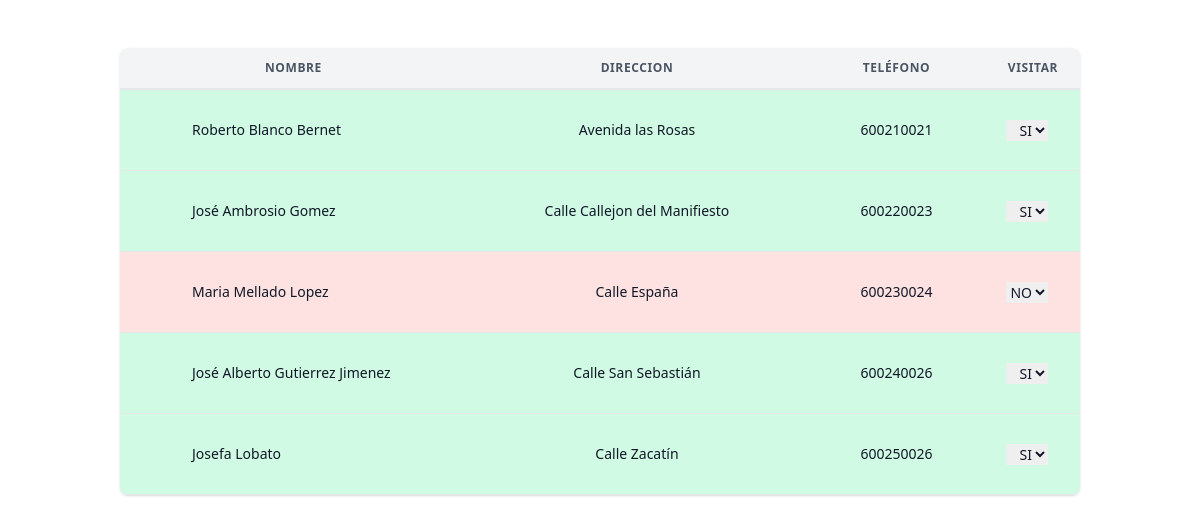
/aplicacion/userList.php, run on the app's committed database.
### tables this page shows
CREATE TABLE `usuarios` (
  `id` int(11) NOT NULL,
  `nombre` varchar(500) NOT NULL,
  `apellidos` varchar(500) NOT NULL,
  `telefono` int(11) NOT NULL,
  `visita` varchar(2) NOT NULL,
  `direccion` varchar(500) NOT NULL,
  `numero` int(11) NOT NULL
);

### aplicacion/config.php (the view, shortened to what this page needs)
<?php
function conexionDB($tipo) {
    @ $conectar = new mysqli('localhost', 'dwes', 'dwes', 'mapas');
    $error = $conectar->connect_errno;
    if ($tipo == "usuarios") {
        $resultado = $conectar->query('SELECT id, nombre, apellidos, telefono, visita, direccion, numero FROM usuarios');
        $stock = $resultado->fetch_object();
        echo "<div class='py-2 px-2 bg-gray-100 flex items-center space-x-4'>";
        echo "<input id='nBuscar' type='text' class='px-4 py-2 border focus:ring-gray-500 focus:border-gray-900 w-full sm:text-sm border-gray-300 rounded-md focus:outline-none text-gray-600' placeholder='ID A BUSCAR'>";
        echo "<button id='buscador' class='bg-purple-400 flex justify-center items-center w-md text-white px-4 py-2 rounded-md focus:outline-none'>Buscar</button>";
        echo "<button id='addUser' class='bg-green-400 flex justify-center items-center w-md text-white px-4 py-2 rounded-md focus:outline-none'>Añadir</button>";
        echo "<button id='delUser' class='bg-red-400 flex justify-center items-center w-md text-white px-4 py-2 rounded-md focus:outline-none'>Eliminar</button>";
        echo "</div>";
        while ($stock != null) {
            echo "<form action='config.php' method='post'>";
            echo "<div class='min-h-screen bg-gray-100 py-6 flex flex-col justify-center sm:py-12'>";
            echo "<div class='relative py-3 sm:max-w-xl sm:mx-auto'>";
            echo "<div class='relative px-4 py-10 bg-white mx-8 md:mx-0 shadow rounded-3xl sm:p-10'>";
            echo "<div class='max-w-md mx-auto'>";
            echo " <div class='flex items-center space-x-5'>";
            echo "  <div class='h-14 w-14 bg-purple-200 rounded-full flex flex-shrink-0 justify-center items-center text-purple-500 text-2xl font-mono'>" . $stock->nombre[0] . $stock->apellidos[0] . "</div>";
            echo "  <div class='block pl-2 font-semibold text-xl self-start text-gray-700'>";
            echo "    <h2 class='leading-relaxed'>$stock->nombre $stock->apellidos</h2>";
            echo "     <input type='hidden' name='id' value='$stock->id'>";
            echo "<p id='$stock->id' class='text-sm text-gray-500 font-normal leading-relaxed'>ID: $stock->id</p>";
            echo "  </div>";
            echo "  </div>";
            echo "  <div class='divide-y divide-gray-200'>";
            echo "    <div class='py-8 text-base leading-6 space-y-4 text-gray-700 sm:text-lg sm:leading-7'>";
            echo "     <div class='flex flex-col'>";
            echo "      <label class='leading-loose'>Nombre:</label>";
            echo "      <input type='text' class='px-4 py-2 border focus:ring-gray-500 focus:border-gray-900 w-full sm:text-sm border-gray-300 rounded-md focus:outline-none text-gray-600' placeholder='Nombre' name='nombre' value='$stock->nombre'>";
            echo "    </div>";
            echo "    <div class='flex flex-col'>";
            echo "     <label class='leading-loose'>Apellidos:</label>";
            echo "     <input type='text' class='px-4 py-2 border focus:ring-gray-500 focus:border-gray-900 w-full sm:text-sm border-gray-300 rounded-md focus:outline-none text-gray-600' placeholder='Apellidos' name='apellidos' value='$stock->apellidos'>";
            echo "   </div>";
            echo "   <div class='flex flex-col'>";
            echo "     <label class='leading-loose'>Teléfono:</label>";
            echo "     <input type='text' class='px-4 py-2 border focus:ring-gray-500 focus:border-gray-900 w-full sm:text-sm border-gray-300 rounded-md focus:outline-none text-gray-600' placeholder='Teléfono' name='telefono' value='$stock->telefono'>";
            echo "   </div>";
            echo "<div class='flex items-center space-x-4'>";
            echo "   <div class='flex flex-col'>";
            echo "     <label class='leading-loose'>Dirección:</label>";
            echo "     <input type='text' class='px-4 py-2 border focus:ring-gray-500 focus:border-gray-900 w-full sm:text-sm border-gray-300 rounded-md focus:outline-none text-gray-600' placeholder='Calle' name='direccion' value='$stock->direccion'>";
            echo "   </div>";
            echo "   <div class='flex flex-col'>";
            echo "     <label class='leading-loose'>Número:</label>";
            echo "     <input type='text' class='px-4 py-2 border focus:ring-gray-500 focus:border-gray-900 w-full sm:text-sm border-gray-300 rounded-md focus:outline-none text-gray-600' placeholder='Número' name='numero' value='$stock->numero'>";
            echo "   </div>";
            echo "   <div class='flex flex-col'>";
            echo "     <label class='leading-loose'>Recogida:</label>";
            echo "     <input type='text' class='px-4 py-2 border focus:ring-gray-500 focus:border-gray-900 w-full sm:text-sm border-gray-300 rounded-md focus:outline-none text-gray-600' placeholder='Número' name='visita' value='$stock->visita'>";
            echo "   </div>";
            echo "</div>";
            echo " </div>";
            echo " <div class='pt-4 flex items-center space-x-4'>";
            echo "     <button type='submit' name='enviarUsuario' value='enviar' class='bg-blue-500 flex justify-center items-center w-full text-white px-4 py-3 rounded-md focus:outline-none'>Modificar</button>";
            echo " </div>";
            echo " </div>";
            echo "  </div>";
            echo "  </div>";
            echo " </div>";
            echo "</div>";
            echo "</form>";
            $stock = $resultado->fetch_object();
        }
        if ($error != null) {
            echo "<p>Error $error conectando a la base de datos: $conectar->connect_error</p>";
            exit();
        }
        $conectar->close();
    } else {
        $resultado = $conectar->query('SELECT id, nombre, apellidos, telefono, visita, direccion, numero FROM usuarios');
        $stock = $resultado->fetch_object();
        echo "<div class='container mx-auto px-4 sm:px-8'>";
        echo "<div class='py-8'>";
        echo "<div class='-mx-4 sm:-mx-8 px-4 sm:px-8 py-4 overflow-x-auto'>";
        echo "<div class='inline-block min-w-full shadow rounded-lg overflow-hidden'>";
        echo "<table class='min-w-full leading-normal'>";
        echo "<thead>";
        echo "<tr>";
        echo "<th
                                class='px-5 py-3 border-b-2 border-gray-200 bg-gray-100 text-center text-xs font-semibold text-gray-600 uppercase tracking-wider'>Nombre";
        echo "</th>";
        echo "<th
                                class='px-5 py-3 border-b-2 border-gray-200 bg-gray-100 text-center text-xs font-semibold text-gray-600 uppercase tracking-wider'>Direccion";
        echo "</th>";
        echo "<th
                                class='px-5 py-3 border-b-2 border-gray-200 bg-gray-100 text-center text-xs font-semibold text-gray-600 uppercase tracking-wider'>Teléfono";
        echo "</th>";
        echo "<th
                                class='px-5 py-3 border-b-2 border-gray-200 bg-gray-100 text-center text-xs font-semibold text-gray-600 uppercase tracking-wider'>Visitar";
        echo "</th>";
        echo "</tr>";
        echo "</thead>";
        while ($stock != null) {
            echo "<tbody>";
            echo "<tr>";
            if ($stock->visita == "SI") {
                echo '<td class="px-5 py-5 border-b border-gray-200 bg-green-100 text-sm w-2/5">';
            } else {
                echo '<td class="px-5 py-5 border-b border-gray-200 bg-red-100 text-sm w-2/5">';
            }
            echo "<div class='flex items-center'>";
            echo "<div class='flex-shrink-0 w-10 h-10 hidden sm:table-cell'>";
            echo "</div>";
            echo "<div class='ml-3'>";
            echo "<p class='text-gray-900 whitespace-no-wrap'>" . $stock->nombre . " " . $stock->apellidos . "</p>";
            echo "</div>";
            echo "</div>";
            echo "</td>";
            if ($stock->visita == "SI") {
                echo '<td class="px-5 py-5 border-b border-gray-200 bg-green-100 text-sm w-2/5">';
            } else {
                echo '<td class="px-5 py-5 border-b border-gray-200 bg-red-100 text-sm w-2/5">';
            }
            echo "<p class='text-gray-900 whitespace-no-wrap text-center'>" . $stock->direccion . "</p>";
            echo "</td>";
            if ($stock->visita == "SI") {
                echo '<td class="px-5 py-5 border-b border-gray-200 bg-green-100 text-sm w-2/5">';
            } else {
                echo '<td class="px-5 py-5 border-b border-gray-200 bg-red-100 text-sm w-2/5">';
            }
            echo "<p class='text-gray-900 whitespace-no-wrap text-center'>" . $stock->telefono . "</p>";
            echo "</td>";
            if ($stock->visita == "SI") {
                echo '<td class="px-5 py-5 border-b border-gray-200 bg-green-100 text-sm w-2/5">';
            } else {
                echo '<td class="px-5 py-5 border-b border-gray-200 bg-red-100 text-sm w-2/5">';
            }
            echo "<div class='flex items-center float-right'>";
            echo "<div class='mr-3'>";
            echo "<form id='$stock->id' action='config.php' method='post'>";
            echo "<p class='text-gray-900 whitespace-no-wrap text-right'>";
            echo "<select class='text-gray-900 whitespace-no-wrap text-right' name='visita' onchange='this.form.submit()'>";
            if ($stock->visita == "SI") {
              echo "<option value='SI'>SI</option><option value='NO'>NO</option></select> </p>";
            }else{
                echo "<option value='NO'>NO</option><option value='SI'>SI</option></select> </p>";
            }
            echo "</form>";
            echo "</div>";
            echo "</div>";
            echo "</div>";
            echo "</td>";
            echo "</tr>";
            $stock = $resultado->fetch_object();
        }
        echo "</tbody>";
    }
}
?>

### aplicacion/userList.php (shortened to what this page needs)
<!DOCTYPE html>
<html>
    <head>
         <link href="https://unpkg.com/tailwindcss@^2/dist/tailwind.min.css" rel="stylesheet">
    </head>
    <body>
        <?php
         include_once ('config.php');
         conexionDB('listado');
        ?>
    </body>
</html>

### data on the page
usuarios: nombre "Roberto", apellidos "Blanco Bernet", direccion "Avenida las Rosas", telefono "600210021", visita "SI"
usuarios: nombre "José", apellidos "Ambrosio Gomez", direccion "Calle Callejon del Manifiesto", telefono "600220023", visita "SI"
usuarios: nombre "Maria", apellidos "Mellado Lopez", direccion "Calle España", telefono "600230024", visita "NO"
usuarios: nombre "José Alberto", apellidos "Gutierrez Jimenez", direccion "Calle San Sebastián", telefono "600240026", visita "SI"
usuarios: nombre "Josefa", apellidos "Lobato", direccion "Calle Zacatín", telefono "600250026", visita "SI"
